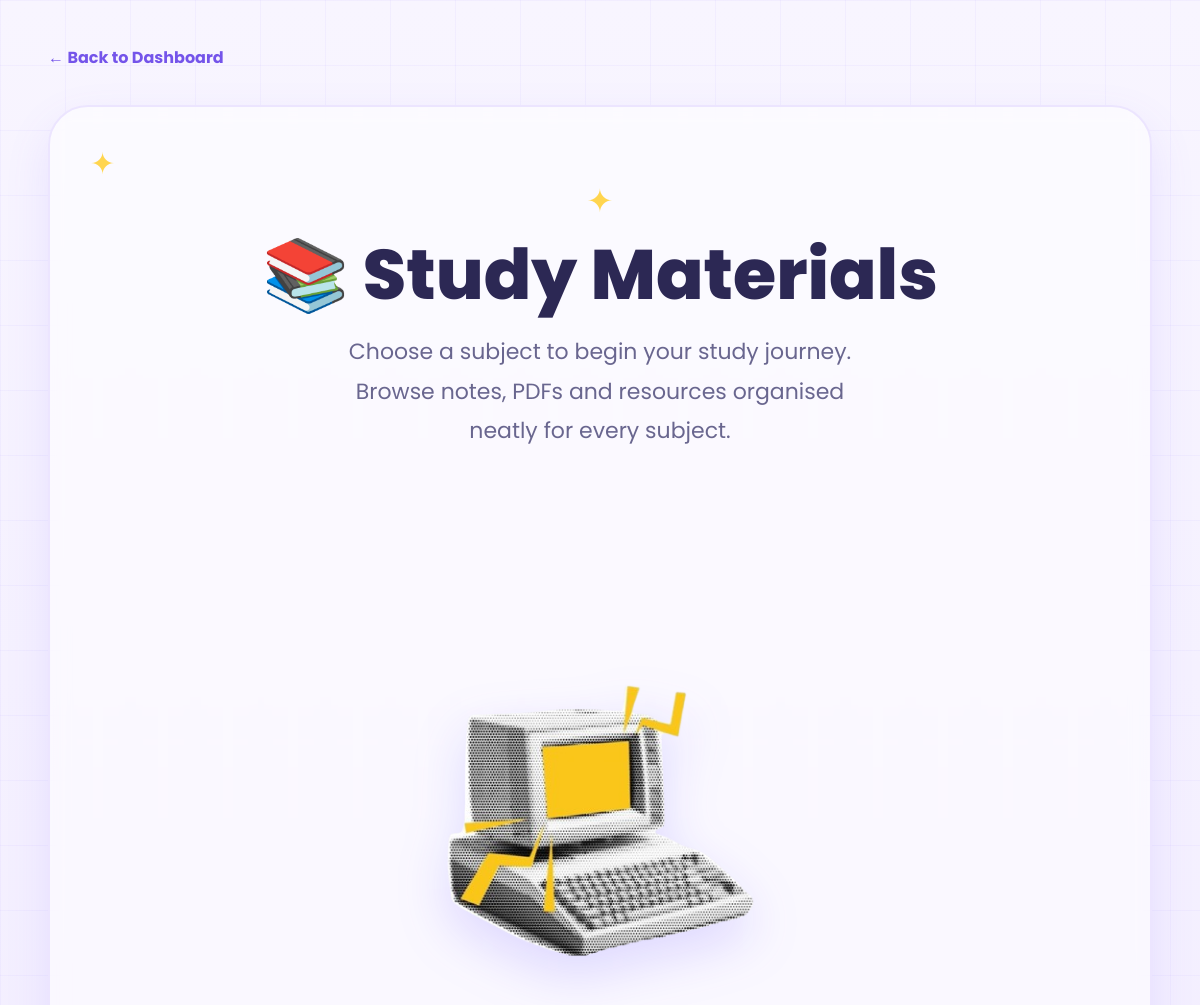
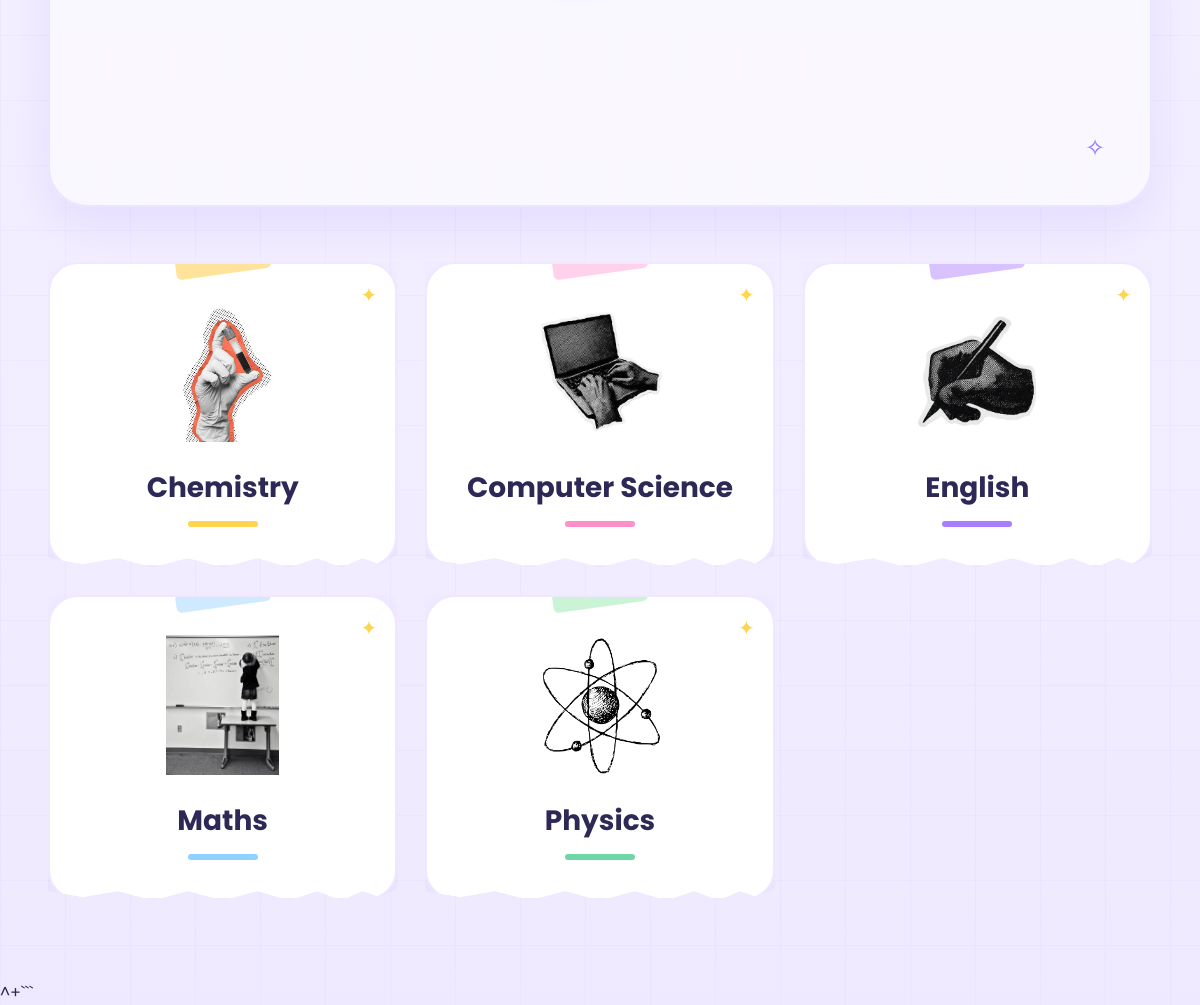
The page /materials on the database its author committed (2 pictures, top to bottom).
### tables this page shows
CREATE TABLE subjects(

        id INTEGER PRIMARY KEY AUTOINCREMENT,
        subject_name TEXT UNIQUE

    );

### app.py (the view)
@app.route("/materials")
def materials():
    conn = sqlite3.connect("database.db")
    conn.row_factory = sqlite3.Row
    cursor = conn.cursor()
    cursor.execute("""
        SELECT *
        FROM subjects
        ORDER BY subject_name
    """)
    subjects = cursor.fetchall()
    conn.close()
    return render_template(
        "materials.html",
        subjects=subjects
    )

### templates/materials.html (shortened to what this page needs)
<!DOCTYPE html>
<html lang="en">
<head>
<link rel="stylesheet"
href="{{ url_for('static', filename='css/materials.css') }}">
</head>
<body>
<div class="page">
<a href="/" class="back-btn">
← Back to Dashboard
</a>
<section class="hero">
<div class="hero-text">
<div class="sparkle">✦</div>
<h1>📚 Study Materials</h1>
<p>
Choose a subject to begin your study journey.
Browse notes, PDFs and resources organised neatly for every subject.
</p>
</div>
<div class="hero-image">
<img
src="{{ url_for('static', filename='images/materials.png') }}"
alt="Study Materials">
</div>
</section>
<section class="subjects-grid">
{% for subject in subjects %}
<a
href="/subject/{{ subject['id'] }}"
class="subject-card">
<div class="tape
{% if subject['subject_name']=="Computer Science" %}
pink
{% elif subject['subject_name']=="English" %}
purple
{% elif subject['subject_name']=="Maths" %}
blue
{% elif subject['subject_name']=="Physics" %}
green
{% endif %}
"></div>
{% if subject["subject_name"]=="Chemistry" %}
<img
src="{{ url_for('static', filename='images/chemistry.png') }}">
{% elif subject["subject_name"]=="Computer Science" %}
<img
src="{{ url_for('static', filename='images/computer science.png') }}">
{% elif subject["subject_name"]=="English" %}
<img
src="{{ url_for('static', filename='images/english.png') }}">
{% elif subject["subject_name"]=="Maths" %}
<img
src="{{ url_for('static', filename='images/maths.jpeg') }}">
{% elif subject["subject_name"]=="Physics" %}
<img
src="{{ url_for('static', filename='images/physics.png') }}">
{% endif %}
<h2>
{{ subject["subject_name"] }}
</h2>
<div class="underline
{% if subject['subject_name']=="Computer Science" %}
pink-line
{% elif subject['subject_name']=="English" %}
purple-line
{% elif subject['subject_name']=="Maths" %}
blue-line
{% elif subject['subject_name']=="Physics" %}
green-line
{% endif %}
"></div>
</a>
{% endfor %}
</section>
</div>
</body>
</html>^+```

### static/css/materials.css (style rules this page uses)
* { margin:0; padding:0; box-sizing:border-box; }
body { font-family:"Poppins",sans-serif; background:linear-gradient(180deg,#f8f5ff,#efe9ff); color:#2b2852; overflow-x:hidden; }
body::before { content:""; position:fixed; inset:0; background: linear-gradient(rgba(215,205,255,.18) 1px,transparent 1px), linear-gradient(90deg,rgba(215,205,255,.18) 1px,transparent 1px); background-size:65px 65px; pointer-events:none; }
.page { width:min(1450px,92%); margin:auto; padding:45px 0 80px; position:relative; }
.back-btn { display:inline-block; margin-bottom:35px; color:#7454ea; font-weight:700; text-decoration:none; transition:.3s; }
.hero { display:grid; grid-template-columns:1fr 1fr; align-items:center; gap:50px; background:rgba(255,255,255,.55); backdrop-filter:blur(10px); border-radius:40px; padding:70px; box-shadow:0 18px 45px rgba(120,100,255,.12); border:2px solid #ece5ff; position:relative; overflow:hidden; }
.hero::before { content:"✦"; position:absolute; top:35px; left:40px; color:#ffd54f; font-size:30px; animation:twinkle 2s infinite; }
.hero::after { content:"✧"; position:absolute; right:45px; bottom:40px; color:#8c70ff; font-size:24px; animation:twinkle 3s infinite; }
.sparkle { font-size:32px; color:#ffd54f; margin-bottom:15px; }
.hero h1 { font-size:70px; line-height:1; margin-bottom:22px; font-weight:800; color:#2c2854; }
.hero p { font-size:22px; line-height:1.8; color:#69668f; max-width:560px; }
.hero-image { display:flex; justify-content:center; }
.hero-image img { width:360px; animation:float 5s ease-in-out infinite; filter:drop-shadow(0 20px 25px rgba(95,70,255,.18)); }
.subjects-grid { margin-top:55px; display:grid; grid-template-columns:repeat(5,1fr); gap:28px; }
.subject-card { position:relative; background:white; text-decoration:none; color:#2d2856; border-radius:30px; padding:38px 20px; text-align:center; overflow:hidden; transition:.35s; border:2px solid #efe8ff; box-shadow:0 15px 35px rgba(120,100,255,.10); }
.subject-card { background-image: linear-gradient(rgba(255,255,255,.96),rgba(255,255,255,.96)), repeating-linear-gradient( transparent, transparent 26px, rgba(220,210,255,.45) 27px ); }
.subject-card { clip-path:polygon( 0 0, 100% 0, 100% 96%, 95% 99%, 90% 97%, 84% 100%, 77% 97%, 69% 100%, 60% 97%, 50% 100%, 40% 97%, 30% 100%, 20% 97%, 10% 99%, 0 97% ); }
.tape { position:absolute; top:-10px; left:50%; transform:translateX(-50%) rotate(-8deg); width:95px; height:20px; background:#ffe39b; border-radius:5px; }
.pink { background:#ffd1eb; }
.purple { background:#d8c3ff; }
.blue { background:#cfeaff; }
.green { background:#cbf4d7; }
.subject-card img { width:140px; height:140px; object-fit:contain; margin-bottom:18px; animation:float 5s ease-in-out infinite; transition:.35s; }
.subject-card h2 { font-size:28px; margin-bottom:12px; }
.underline { width:70px; height:6px; margin:auto; border-radius:999px; background:#ffd54f; }
.pink-line { background:#ff8fc7; }
.purple-line { background:#a87dff; }
.blue-line { background:#8ed2ff; }
.green-line { background:#6fd6a7; }
.subject-card::after { content:"✦"; position:absolute; right:18px; top:16px; color:#ffd54f; font-size:20px; animation:twinkle 2.5s infinite; }
@media (max-width:1200px) { .subjects-grid { grid-template-columns:repeat(3,1fr); } }
@media (max-width:1200px) { .hero { grid-template-columns:1fr; text-align:center; } }
@media (max-width:1200px) { .hero p { margin:auto; } }

### rows shown on the page
subjects: subject_name "Chemistry"
subjects: subject_name "Computer Science"
subjects: subject_name "English"
subjects: subject_name "Maths"
subjects: subject_name "Physics"
